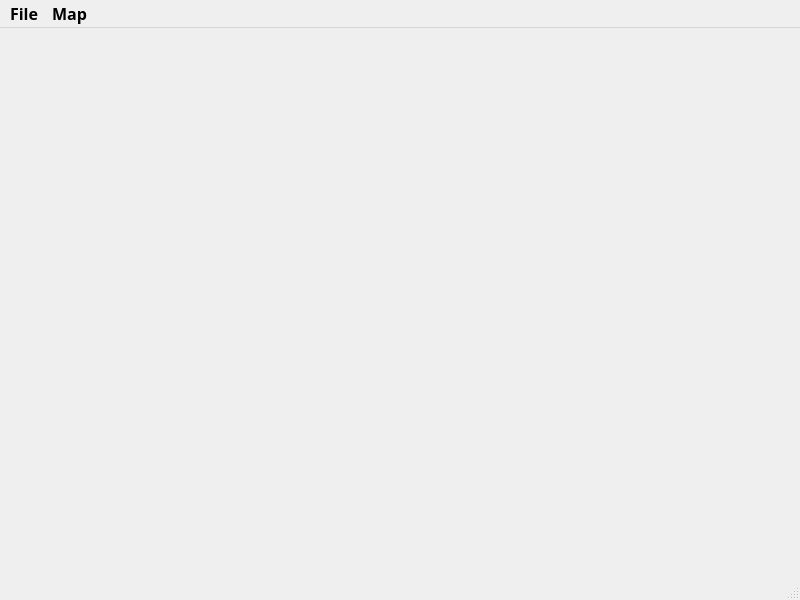
<?xml version="1.0" encoding="UTF-8"?>
<ui version="4.0">
 <class>TestClientClass</class>
 <widget class="QMainWindow" name="TestClientClass">
  <property name="geometry">
   <rect>
    <x>0</x>
    <y>0</y>
    <width>800</width>
    <height>600</height>
   </rect>
  </property>
  <property name="windowTitle">
   <string>QT范例程序</string>
  </property>
  <property name="animated">
   <bool>true</bool>
  </property>
  <widget class="QWidget" name="centralWidget">
   <widget class="QWidget" name="widget" native="true">
    <property name="geometry">
     <rect>
      <x>-1</x>
      <y>-1</y>
      <width>611</width>
      <height>571</height>
     </rect>
    </property>
   </widget>
  </widget>
  <widget class="QMenuBar" name="menuBar">
   <property name="geometry">
    <rect>
     <x>0</x>
     <y>0</y>
     <width>800</width>
     <height>22</height>
    </rect>
   </property>
   <property name="font">
    <font>
     <family>宋体</family>
     <pointsize>12</pointsize>
     <weight>75</weight>
     <bold>true</bold>
    </font>
   </property>
   <widget class="QMenu" name="menuFile">
    <property name="title">
     <string>File</string>
    </property>
    <addaction name="actionOpen"/>
    <addaction name="actionSave"/>
    <addaction name="actionClose"/>
   </widget>
   <widget class="QMenu" name="menuMap">
    <property name="title">
     <string>Map</string>
    </property>
    <addaction name="actionZoomIn"/>
    <addaction name="actionZoomOut"/>
    <addaction name="actionViewEntire"/>
    <addaction name="actionPan"/>
   </widget>
   <addaction name="menuFile"/>
   <addaction name="menuMap"/>
  </widget>
  <widget class="QStatusBar" name="statusBar"/>
  <action name="actionOpen">
   <property name="text">
    <string>Open</string>
   </property>
  </action>
  <action name="actionSave">
   <property name="text">
    <string>Save</string>
   </property>
  </action>
  <action name="actionClose">
   <property name="text">
    <string>Close</string>
   </property>
  </action>
  <action name="actionZoomIn">
   <property name="text">
    <string>ZoomIn</string>
   </property>
  </action>
  <action name="actionZoomOut">
   <property name="text">
    <string>ZoomOut</string>
   </property>
  </action>
  <action name="actionViewEntire">
   <property name="text">
    <string>ViewEntire</string>
   </property>
  </action>
  <action name="actionPan">
   <property name="text">
    <string>Pan</string>
   </property>
  </action>
 </widget>
 <layoutdefault spacing="6" margin="11"/>
 <resources>
  <include location="testclient.qrc"/>
 </resources>
 <connections/>
</ui>
